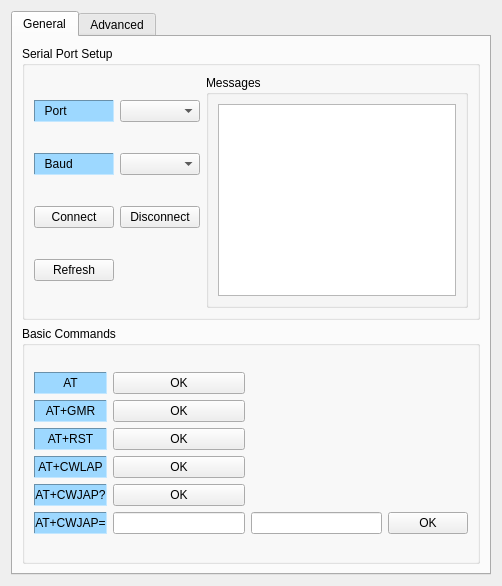
<?xml version="1.0" encoding="UTF-8"?>
<ui version="4.0">
 <class>Form</class>
 <widget class="QWidget" name="Form">
  <property name="geometry">
   <rect>
    <x>0</x>
    <y>0</y>
    <width>502</width>
    <height>586</height>
   </rect>
  </property>
  <property name="minimumSize">
   <size>
    <width>502</width>
    <height>586</height>
   </size>
  </property>
  <property name="maximumSize">
   <size>
    <width>504</width>
    <height>586</height>
   </size>
  </property>
  <property name="baseSize">
   <size>
    <width>502</width>
    <height>586</height>
   </size>
  </property>
  <property name="focusPolicy">
   <enum>Qt::NoFocus</enum>
  </property>
  <property name="windowTitle">
   <string>Esp8266Debugger</string>
  </property>
  <property name="windowIcon">
   <iconset>
    <normaloff>wifi_PNG12.png</normaloff>wifi_PNG12.png</iconset>
  </property>
  <layout class="QHBoxLayout" name="horizontalLayout">
   <item>
    <widget class="QTabWidget" name="tabWidget">
     <property name="currentIndex">
      <number>0</number>
     </property>
     <widget class="QWidget" name="tab_1">
      <attribute name="title">
       <string>General</string>
      </attribute>
      <layout class="QVBoxLayout" name="verticalLayout_3">
       <item>
        <layout class="QVBoxLayout" name="verticalLayout_2">
         <item>
          <widget class="QGroupBox" name="groupBox">
           <property name="sizePolicy">
            <sizepolicy hsizetype="Minimum" vsizetype="Minimum">
             <horstretch>0</horstretch>
             <verstretch>0</verstretch>
            </sizepolicy>
           </property>
           <property name="baseSize">
            <size>
             <width>458</width>
             <height>257</height>
            </size>
           </property>
           <property name="title">
            <string>Serial Port Setup</string>
           </property>
           <layout class="QHBoxLayout" name="horizontalLayout_2">
            <item>
             <layout class="QGridLayout" name="gridLayout_2">
              <item row="0" column="0">
               <widget class="QLabel" name="label">
                <property name="styleSheet">
                 <string notr="true">background-color: rgb(157, 216, 255);</string>
                </property>
                <property name="frameShape">
                 <enum>QFrame::Panel</enum>
                </property>
                <property name="frameShadow">
                 <enum>QFrame::Sunken</enum>
                </property>
                <property name="text">
                 <string>  Port  </string>
                </property>
               </widget>
              </item>
              <item row="0" column="1">
               <widget class="QComboBox" name="comboBox_1"/>
              </item>
              <item row="1" column="0">
               <widget class="QLabel" name="label_2">
                <property name="styleSheet">
                 <string notr="true">background-color: rgb(157, 216, 255);</string>
                </property>
                <property name="frameShape">
                 <enum>QFrame::Panel</enum>
                </property>
                <property name="frameShadow">
                 <enum>QFrame::Sunken</enum>
                </property>
                <property name="text">
                 <string>  Baud  </string>
                </property>
               </widget>
              </item>
              <item row="1" column="1">
               <widget class="QComboBox" name="comboBox_2"/>
              </item>
              <item row="2" column="0">
               <widget class="QPushButton" name="pushButton_1">
                <property name="text">
                 <string>Connect</string>
                </property>
               </widget>
              </item>
              <item row="2" column="1">
               <widget class="QPushButton" name="pushButton_2">
                <property name="text">
                 <string>Disconnect</string>
                </property>
               </widget>
              </item>
              <item row="3" column="0">
               <widget class="QPushButton" name="P_REFRESH">
                <property name="text">
                 <string>Refresh</string>
                </property>
               </widget>
              </item>
             </layout>
            </item>
            <item>
             <widget class="QGroupBox" name="groupBox_4">
              <property name="title">
               <string>Messages</string>
              </property>
              <layout class="QVBoxLayout" name="verticalLayout_4">
               <item>
                <widget class="QTextBrowser" name="textBrowser_1">
                 <property name="sizePolicy">
                  <sizepolicy hsizetype="Fixed" vsizetype="Minimum">
                   <horstretch>0</horstretch>
                   <verstretch>0</verstretch>
                  </sizepolicy>
                 </property>
                 <property name="minimumSize">
                  <size>
                   <width>209</width>
                   <height>146</height>
                  </size>
                 </property>
                 <property name="baseSize">
                  <size>
                   <width>209</width>
                   <height>146</height>
                  </size>
                 </property>
                 <property name="html">
                  <string>&lt;!DOCTYPE HTML PUBLIC &quot;-//W3C//DTD HTML 4.0//EN&quot; &quot;http://www.w3.org/TR/REC-html40/strict.dtd&quot;&gt;
&lt;html&gt;&lt;head&gt;&lt;meta name=&quot;qrichtext&quot; content=&quot;1&quot; /&gt;&lt;style type=&quot;text/css&quot;&gt;
p, li { white-space: pre-wrap; }
&lt;/style&gt;&lt;/head&gt;&lt;body style=&quot; font-family:'MS Shell Dlg 2'; font-size:8.25pt; font-weight:400; font-style:normal;&quot;&gt;
&lt;p style=&quot;-qt-paragraph-type:empty; margin-top:0px; margin-bottom:0px; margin-left:0px; margin-right:0px; -qt-block-indent:0; text-indent:0px; font-size:5pt;&quot;&gt;&lt;br /&gt;&lt;/p&gt;&lt;/body&gt;&lt;/html&gt;</string>
                 </property>
                </widget>
               </item>
              </layout>
             </widget>
            </item>
           </layout>
          </widget>
         </item>
        </layout>
       </item>
       <item>
        <widget class="QGroupBox" name="groupBox_2">
         <property name="title">
          <string>Basic Commands</string>
         </property>
         <layout class="QVBoxLayout" name="verticalLayout_7">
          <item>
           <layout class="QGridLayout" name="gridLayout">
            <item row="1" column="0">
             <widget class="QLabel" name="L_ATGMR">
              <property name="styleSheet">
               <string notr="true">background-color: rgb(157, 216, 255);</string>
              </property>
              <property name="frameShape">
               <enum>QFrame::Panel</enum>
              </property>
              <property name="frameShadow">
               <enum>QFrame::Sunken</enum>
              </property>
              <property name="text">
               <string>AT+GMR</string>
              </property>
              <property name="alignment">
               <set>Qt::AlignCenter</set>
              </property>
             </widget>
            </item>
            <item row="0" column="0">
             <widget class="QLabel" name="L_AT">
              <property name="styleSheet">
               <string notr="true">background-color: rgb(157, 216, 255);</string>
              </property>
              <property name="frameShape">
               <enum>QFrame::Panel</enum>
              </property>
              <property name="frameShadow">
               <enum>QFrame::Sunken</enum>
              </property>
              <property name="text">
               <string>AT</string>
              </property>
              <property name="alignment">
               <set>Qt::AlignCenter</set>
              </property>
             </widget>
            </item>
            <item row="2" column="0">
             <widget class="QLabel" name="L_ATRST">
              <property name="styleSheet">
               <string notr="true">background-color: rgb(157, 216, 255);</string>
              </property>
              <property name="frameShape">
               <enum>QFrame::Panel</enum>
              </property>
              <property name="frameShadow">
               <enum>QFrame::Sunken</enum>
              </property>
              <property name="text">
               <string>AT+RST</string>
              </property>
              <property name="alignment">
               <set>Qt::AlignCenter</set>
              </property>
             </widget>
            </item>
            <item row="3" column="0">
             <widget class="QLabel" name="L_ATCWLAP">
              <property name="styleSheet">
               <string notr="true">background-color: rgb(157, 216, 255);</string>
              </property>
              <property name="frameShape">
               <enum>QFrame::Panel</enum>
              </property>
              <property name="frameShadow">
               <enum>QFrame::Sunken</enum>
              </property>
              <property name="text">
               <string>AT+CWLAP</string>
              </property>
              <property name="alignment">
               <set>Qt::AlignCenter</set>
              </property>
             </widget>
            </item>
            <item row="5" column="3">
             <widget class="QPushButton" name="P_ATCWJAPE">
              <property name="text">
               <string>OK</string>
              </property>
             </widget>
            </item>
            <item row="4" column="0">
             <widget class="QLabel" name="L_ATCWJAPQ">
              <property name="styleSheet">
               <string notr="true">background-color: rgb(157, 216, 255);</string>
              </property>
              <property name="frameShape">
               <enum>QFrame::Panel</enum>
              </property>
              <property name="frameShadow">
               <enum>QFrame::Sunken</enum>
              </property>
              <property name="text">
               <string>AT+CWJAP?</string>
              </property>
              <property name="alignment">
               <set>Qt::AlignCenter</set>
              </property>
             </widget>
            </item>
            <item row="5" column="1">
             <widget class="QLineEdit" name="B_ATCWJAP_1"/>
            </item>
            <item row="5" column="0">
             <widget class="QLabel" name="L_ATCWJAPE">
              <property name="styleSheet">
               <string notr="true">background-color: rgb(157, 216, 255);</string>
              </property>
              <property name="frameShape">
               <enum>QFrame::Panel</enum>
              </property>
              <property name="frameShadow">
               <enum>QFrame::Sunken</enum>
              </property>
              <property name="text">
               <string>AT+CWJAP=</string>
              </property>
              <property name="alignment">
               <set>Qt::AlignCenter</set>
              </property>
             </widget>
            </item>
            <item row="5" column="2">
             <widget class="QLineEdit" name="B_ATCWJAP_2"/>
            </item>
            <item row="4" column="1">
             <widget class="QPushButton" name="P_ATCWJAPQ">
              <property name="text">
               <string>OK</string>
              </property>
             </widget>
            </item>
            <item row="3" column="1">
             <widget class="QPushButton" name="P_ATCWLAP">
              <property name="text">
               <string>OK</string>
              </property>
             </widget>
            </item>
            <item row="2" column="1">
             <widget class="QPushButton" name="P_ATRST">
              <property name="text">
               <string>OK</string>
              </property>
             </widget>
            </item>
            <item row="1" column="1">
             <widget class="QPushButton" name="P_ATGMR">
              <property name="text">
               <string>OK</string>
              </property>
             </widget>
            </item>
            <item row="0" column="1">
             <widget class="QPushButton" name="P_AT">
              <property name="text">
               <string>OK</string>
              </property>
             </widget>
            </item>
           </layout>
          </item>
         </layout>
        </widget>
       </item>
      </layout>
     </widget>
     <widget class="QWidget" name="tab_2">
      <property name="enabled">
       <bool>true</bool>
      </property>
      <property name="layoutDirection">
       <enum>Qt::LeftToRight</enum>
      </property>
      <attribute name="title">
       <string>Advanced</string>
      </attribute>
      <layout class="QVBoxLayout" name="verticalLayout">
       <item>
        <widget class="QGroupBox" name="groupBox_3">
         <property name="title">
          <string>Advanced Commands</string>
         </property>
         <layout class="QVBoxLayout" name="verticalLayout_6">
          <item>
           <widget class="QTextBrowser" name="textBrowser_2">
            <property name="sizePolicy">
             <sizepolicy hsizetype="Minimum" vsizetype="Fixed">
              <horstretch>0</horstretch>
              <verstretch>0</verstretch>
             </sizepolicy>
            </property>
            <property name="baseSize">
             <size>
              <width>300</width>
              <height>300</height>
             </size>
            </property>
           </widget>
          </item>
          <item>
           <layout class="QGridLayout" name="gridLayout_5">
            <property name="sizeConstraint">
             <enum>QLayout::SetDefaultConstraint</enum>
            </property>
            <item row="1" column="2">
             <widget class="QLineEdit" name="B_ATCWSAP_2"/>
            </item>
            <item row="6" column="1">
             <widget class="QLineEdit" name="B_ATCIPSEND_1"/>
            </item>
            <item row="5" column="2">
             <widget class="QLineEdit" name="B_ATCIPSTART_2"/>
            </item>
            <item row="5" column="4">
             <widget class="QPushButton" name="P_ATCIPSTART">
              <property name="text">
               <string>OK</string>
              </property>
             </widget>
            </item>
            <item row="1" column="3">
             <widget class="QPushButton" name="P_ATCWSAPE">
              <property name="text">
               <string>OK</string>
              </property>
             </widget>
            </item>
            <item row="5" column="3">
             <widget class="QLineEdit" name="B_ATCIPSTART_3"/>
            </item>
            <item row="0" column="1">
             <widget class="QPushButton" name="P_ATCWSAPQ">
              <property name="text">
               <string>OK</string>
              </property>
             </widget>
            </item>
            <item row="1" column="0">
             <widget class="QLabel" name="L_ATCWSAPE">
              <property name="styleSheet">
               <string notr="true">background-color: rgb(157, 216, 255);</string>
              </property>
              <property name="frameShape">
               <enum>QFrame::Panel</enum>
              </property>
              <property name="frameShadow">
               <enum>QFrame::Sunken</enum>
              </property>
              <property name="text">
               <string>AT+CWSAP=</string>
              </property>
              <property name="alignment">
               <set>Qt::AlignCenter</set>
              </property>
             </widget>
            </item>
            <item row="4" column="1">
             <widget class="QPushButton" name="P_ATCIPSTATUS">
              <property name="text">
               <string>OK</string>
              </property>
             </widget>
            </item>
            <item row="0" column="0">
             <widget class="QLabel" name="L_ATCWSAPQ">
              <property name="styleSheet">
               <string notr="true">background-color: rgb(157, 216, 255);</string>
              </property>
              <property name="frameShape">
               <enum>QFrame::Panel</enum>
              </property>
              <property name="frameShadow">
               <enum>QFrame::Sunken</enum>
              </property>
              <property name="text">
               <string>AT+CWSAP?</string>
              </property>
              <property name="alignment">
               <set>Qt::AlignCenter</set>
              </property>
             </widget>
            </item>
            <item row="5" column="0">
             <widget class="QLabel" name="L_ATCIPSTART">
              <property name="styleSheet">
               <string notr="true">background-color: rgb(157, 216, 255);</string>
              </property>
              <property name="frameShape">
               <enum>QFrame::Panel</enum>
              </property>
              <property name="frameShadow">
               <enum>QFrame::Sunken</enum>
              </property>
              <property name="text">
               <string>AT+CIPSTART</string>
              </property>
              <property name="alignment">
               <set>Qt::AlignCenter</set>
              </property>
             </widget>
            </item>
            <item row="4" column="0">
             <widget class="QLabel" name="L_ATCIPSTATUS">
              <property name="styleSheet">
               <string notr="true">background-color: rgb(157, 216, 255);</string>
              </property>
              <property name="frameShape">
               <enum>QFrame::Panel</enum>
              </property>
              <property name="frameShadow">
               <enum>QFrame::Sunken</enum>
              </property>
              <property name="text">
               <string>AT+CIPSTATUS</string>
              </property>
              <property name="alignment">
               <set>Qt::AlignCenter</set>
              </property>
             </widget>
            </item>
            <item row="6" column="0">
             <widget class="QLabel" name="L_ATCIPSEND">
              <property name="styleSheet">
               <string notr="true">background-color: rgb(157, 216, 255);</string>
              </property>
              <property name="frameShape">
               <enum>QFrame::Panel</enum>
              </property>
              <property name="frameShadow">
               <enum>QFrame::Sunken</enum>
              </property>
              <property name="text">
               <string>AT+CIPSEND</string>
              </property>
              <property name="alignment">
               <set>Qt::AlignCenter</set>
              </property>
             </widget>
            </item>
            <item row="3" column="0">
             <widget class="QLabel" name="L_ATCIFSR">
              <property name="styleSheet">
               <string notr="true">background-color: rgb(157, 216, 255);</string>
              </property>
              <property name="frameShape">
               <enum>QFrame::Panel</enum>
              </property>
              <property name="frameShadow">
               <enum>QFrame::Sunken</enum>
              </property>
              <property name="text">
               <string>AT+CIFSR</string>
              </property>
              <property name="alignment">
               <set>Qt::AlignCenter</set>
              </property>
             </widget>
            </item>
            <item row="1" column="1">
             <widget class="QLineEdit" name="B_ATCWSAP_1"/>
            </item>
            <item row="3" column="1">
             <widget class="QPushButton" name="P_ATCIFSR">
              <property name="text">
               <string>OK</string>
              </property>
             </widget>
            </item>
            <item row="2" column="1">
             <widget class="QPushButton" name="P_ATCWQAP">
              <property name="text">
               <string>OK</string>
              </property>
             </widget>
            </item>
            <item row="6" column="2">
             <widget class="QPushButton" name="P_ATCIPSEND">
              <property name="text">
               <string>OK</string>
              </property>
             </widget>
            </item>
            <item row="2" column="0">
             <widget class="QLabel" name="L_ATCWQAP">
              <property name="styleSheet">
               <string notr="true">background-color: rgb(157, 216, 255);</string>
              </property>
              <property name="frameShape">
               <enum>QFrame::Panel</enum>
              </property>
              <property name="frameShadow">
               <enum>QFrame::Sunken</enum>
              </property>
              <property name="text">
               <string>AT+CWQAP</string>
              </property>
              <property name="alignment">
               <set>Qt::AlignCenter</set>
              </property>
             </widget>
            </item>
            <item row="5" column="1">
             <widget class="QLineEdit" name="B_ATCIPSTART_1"/>
            </item>
            <item row="7" column="1">
             <widget class="QPushButton" name="P_ATCWMODEQ">
              <property name="text">
               <string>OK</string>
              </property>
             </widget>
            </item>
            <item row="7" column="0">
             <widget class="QLabel" name="L_ATCWMODEQ">
              <property name="styleSheet">
               <string notr="true">background-color: rgb(157, 216, 255);</string>
              </property>
              <property name="frameShape">
               <enum>QFrame::Panel</enum>
              </property>
              <property name="frameShadow">
               <enum>QFrame::Sunken</enum>
              </property>
              <property name="text">
               <string>AT+CWMODE?</string>
              </property>
              <property name="alignment">
               <set>Qt::AlignCenter</set>
              </property>
             </widget>
            </item>
            <item row="8" column="0">
             <widget class="QLabel" name="label_4">
              <property name="styleSheet">
               <string notr="true">background-color: rgb(157, 216, 255);</string>
              </property>
              <property name="frameShape">
               <enum>QFrame::Panel</enum>
              </property>
              <property name="frameShadow">
               <enum>QFrame::Sunken</enum>
              </property>
              <property name="text">
               <string>AT+CWMODE=</string>
              </property>
              <property name="alignment">
               <set>Qt::AlignCenter</set>
              </property>
             </widget>
            </item>
            <item row="8" column="2">
             <widget class="QPushButton" name="P_ATCWMODEE">
              <property name="text">
               <string>OK</string>
              </property>
             </widget>
            </item>
            <item row="8" column="1">
             <widget class="QLineEdit" name="B_ATCWMODE_1"/>
            </item>
           </layout>
          </item>
         </layout>
        </widget>
       </item>
      </layout>
     </widget>
    </widget>
   </item>
  </layout>
 </widget>
 <tabstops>
  <tabstop>comboBox_1</tabstop>
  <tabstop>comboBox_2</tabstop>
  <tabstop>pushButton_1</tabstop>
  <tabstop>pushButton_2</tabstop>
  <tabstop>P_REFRESH</tabstop>
  <tabstop>textBrowser_1</tabstop>
  <tabstop>tabWidget</tabstop>
  <tabstop>textBrowser_2</tabstop>
  <tabstop>P_ATCWSAPQ</tabstop>
  <tabstop>B_ATCWSAP_1</tabstop>
  <tabstop>B_ATCWSAP_2</tabstop>
  <tabstop>P_ATCWSAPE</tabstop>
  <tabstop>P_ATCWQAP</tabstop>
  <tabstop>P_ATCIFSR</tabstop>
  <tabstop>P_ATCIPSTATUS</tabstop>
  <tabstop>B_ATCIPSTART_1</tabstop>
  <tabstop>B_ATCIPSTART_2</tabstop>
  <tabstop>B_ATCIPSTART_3</tabstop>
  <tabstop>P_ATCIPSTART</tabstop>
  <tabstop>B_ATCIPSEND_1</tabstop>
  <tabstop>P_ATCIPSEND</tabstop>
  <tabstop>P_ATCWMODEQ</tabstop>
  <tabstop>B_ATCWMODE_1</tabstop>
  <tabstop>P_ATCWMODEE</tabstop>
 </tabstops>
 <resources/>
 <connections/>
</ui>
